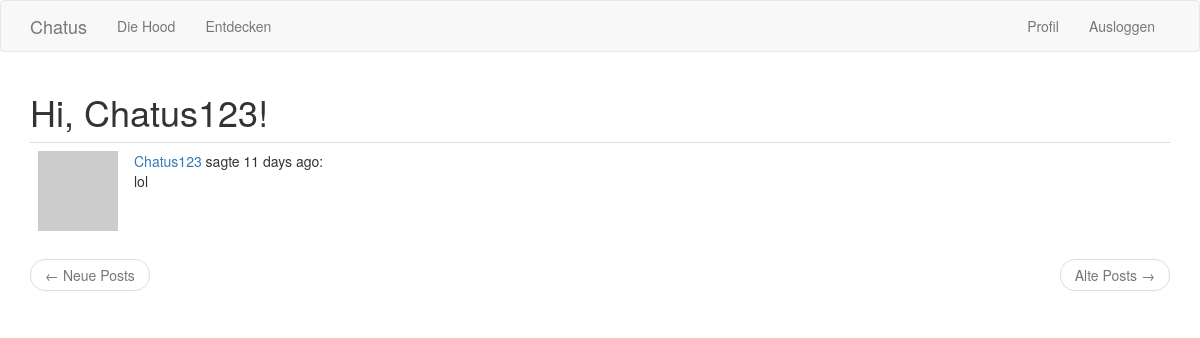
The page /explore (signed in) on the database as committed earlier.
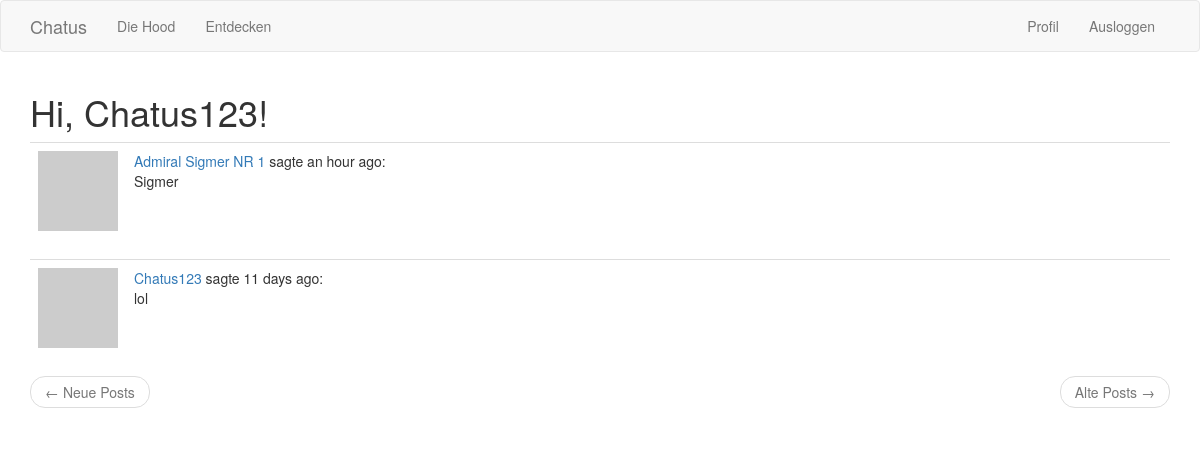
The same page on the database as committed later.
### app/models.py (models this page shows, shortened)
class User(UserMixin, db.Model):
    id = db.Column(db.Integer, primary_key=True)
    username = db.Column(db.String(64), index=True, unique=True)
    email = db.Column(db.String(120), index=True, unique=True)
    password_hash = db.Column(db.String(128))
    posts = db.relationship('Post', backref='author', lazy='dynamic')
    about_me = db.Column(db.String(140))
    last_seen = db.Column(db.DateTime, default=datetime.utcnow)
    age = db.Column(db.String(20))
    followed = db.relationship(
        'User', secondary=followers,
        primaryjoin=(followers.c.follower_id == id),
        secondaryjoin=(followers.c.followed_id == id),
        backref=db.backref('followers', lazy='dynamic'), lazy='dynamic')
    def avatar(self, size):
        digest = md5(self.email.lower().encode('utf-8')).hexdigest()
        return 'https://www.gravatar.com/avatar/{}?d=identicon&s={}'.format(
            digest, size)

class Post(db.Model):
    id = db.Column(db.Integer, primary_key=True)
    body = db.Column(db.String(140))
    timestamp = db.Column(db.DateTime, index=True, default=datetime.utcnow)
    user_id = db.Column(db.Integer, db.ForeignKey('user.id'))

### app/routes.py (the view)
@app.route('/explore')
@login_required
def explore():
    page = request.args.get('page', 1, type=int)
    posts = Post.query.order_by(Post.timestamp.desc()).paginate(
        page=page, per_page=app.config['POSTS_PER_PAGE'], error_out=False)
    next_url = url_for('explore', page=posts.next_num) \
        if posts.has_next else None
    prev_url = url_for('explore', page=posts.prev_num) \
        if posts.has_prev else None
    return render_template('index.html', title='Explore', posts=posts.items,
                           next_url=next_url, prev_url=prev_url)

### app/models.py (called while the page is built)
@login.user_loader
def load_user(id):
    return User.query.get(int(id))

### app/routes.py (called while the page is built)
@app.before_request
def before_request():
    if current_user.is_authenticated:
        current_user.last_seen = datetime.utcnow()
        db.session.commit()

### app/templates/index.html (shortened to what this page needs)
{% extends "base.html" %}
{% import 'bootstrap/wtf.html' as wtf %}
{% block app_content %}
    <h1>Hi, {{ current_user.username }}!</h1>
    {% for post in posts %}
        {% include '_post.html' %}
    {% endfor %}
    <nav aria-label="...">
        <ul class="pager">
            <li class="previous{% if not prev_url %} disabled{% endif %}">
                <a href="{{ prev_url or '#' }}">
                    <span aria-hidden="true">&larr;</span> Neue Posts
                </a>
            </li>
            <li class="next{% if not next_url %} disabled{% endif %}">
                <a href="{{ next_url or '#' }}">
                    Alte Posts <span aria-hidden="true">&rarr;</span>
                </a>
            </li>
        </ul>
    </nav>
{% endblock %}

### app/templates/base.html (shortened to what this page needs)
{% extends 'bootstrap/base.html' %}
{% block body_attribs %}
style="background-image: url("https://i.pinimg.com/originals/16/32/a5/1632a53913bc367afdcf29a482d5bba9.jpg");background-size: contain;"
{% endblock %}
{% block navbar %}
    <nav class="navbar navbar-default">
        <div class="container">
            <div class="navbar-header">
                <a class="navbar-brand" href="{{ url_for('index') }}">Chatus</a>
            </div>
            <div class="collapse navbar-collapse" id="bs-example-navbar-collapse-1">
                <ul class="nav navbar-nav">
                    <li><a href="{{ url_for('index') }}">Die Hood</a></li>
                    <li><a href="{{ url_for('explore') }}">Entdecken</a></li>
                </ul>
                <ul class="nav navbar-nav navbar-right">
                    {% if current_user.is_anonymous %}
                    <li><a href="{{ url_for('login') }}">Login</a></li>
                    {% else %}
                    <li><a href="{{ url_for('user', username=current_user.username) }}">Profil</a></li>
                    <li><a href="{{ url_for('logout') }}">Ausloggen</a></li>
                    {% endif %}
                </ul>
            </div>
        </div>
    </nav>
{% endblock %}
{% block content %}
    <div class="container">
        {% block app_content %}{% endblock %}
    </div>
{% endblock %}

### app/templates/_post.html
    <table class="table table-hover">
        <tr>
            <td width="70px">
                <a href="{{ url_for('user', username=post.author.username) }}">
                    <img src="{{ post.author.avatar(70) }}" />
                </a>
            </td>
            <td>
                <a href="{{ url_for('user', username=post.author.username) }}">
                    {{ post.author.username }}
                </a>
                sagte {{ moment(post.timestamp).fromNow() }}:
                <br>
                {{ post.body }}
            </td>
        </tr>
    </table>

Rows that differ between the two databases and show on the page:
added Post: author.username "Admiral Sigmer NR 1", timestamp "an hour ago", body "Sigmer"
